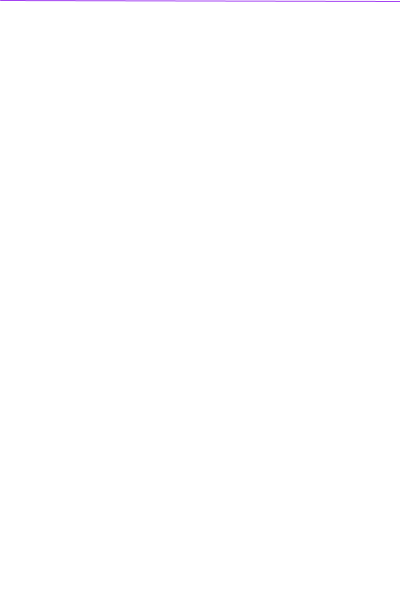
Frame 1 (no input)
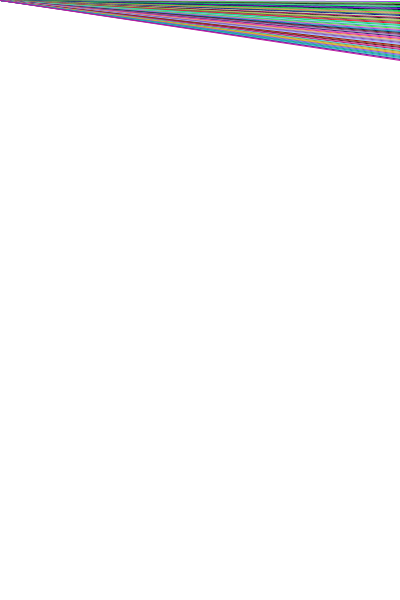
Frame 60 (the mouse pressed at the canvas centre just before this capture)
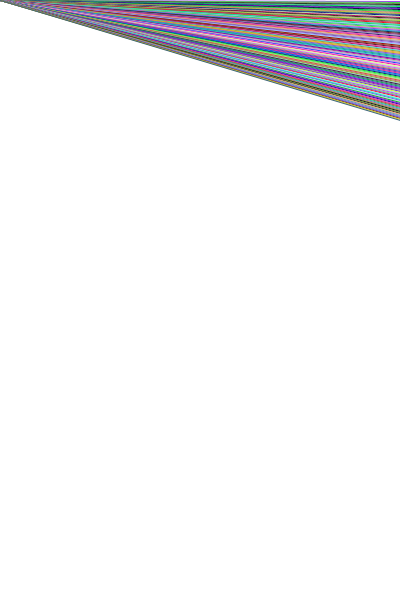
Frame 120 (the mouse held since frame 60 and released just before this capture)

The Processing sketch that drew these frames (run headless with seeded random() and noise(); from frame 60 on, the mouse is pressed at the canvas centre):

// Processing sketch: processing_98569
// ── processing_98569.pde

void setup()
{ 
  size(400, 600);
  background(255, 255, 255);
  smooth();
  frameRate(60);
} 
void draw() 
{  
  stroke(random(255), random(255), random(255));
  line(0, 0, width, frameCount);
}
